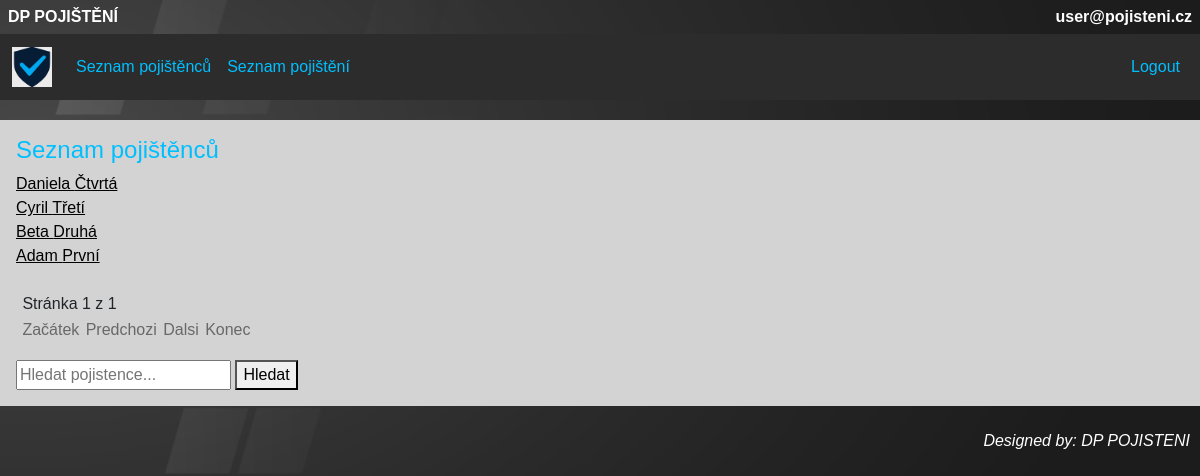
The page /pojistenci/pojistenec_index/ (signed in) on the database its author committed.
### pojistenci/models.py (models this page shows, shortened)
class Uzivatel(AbstractBaseUser):
    email = models.EmailField(max_length=300, unique=True)
    is_admin = models.BooleanField(default=False)
    class Meta:
        verbose_name = "uživatel"
        verbose_name_plural = "uživatelé"
    objects = UzivatelManager()
    USERNAME_FIELD = "email"

class Pojistenec(models.Model):
    jmeno = models.CharField(max_length=100, validators=[text_validator, min_length_validator, max_length_validator])
    prijmeni = models.CharField(max_length=100, validators=[text_validator, min_length_validator, max_length_validator])
    email = models.EmailField(max_length=100, validators=[EmailValidator(), max_length_validator])
    telefon = models.CharField(max_length=22, validators=[telefon_validator])
    ulice = models.CharField(max_length=100, validators=[alphanum_space_dash_validator, min_length_validator, max_length_validator])
    cislo = models.CharField(max_length=100, validators=[alphanum_space_dash_validator, max_length_validator])
    mesto = models.CharField(max_length=100, validators=[alphanum_space_dash_validator, min_length_validator, max_length_validator])
    psc = models.CharField(max_length=6, validators=[psc_validator])
    class Meta:
        verbose_name = "Pojištěnec"
        verbose_name_plural = "Pojištěnci"

### pojistenci/views.py (the view)
# urls.py: path("pojistenec_index/", views.PojistenecIndex.as_view(), name="pojistenec_index"),
class PojistenecIndex(LoginRequiredMixin, generic.ListView):
    model = Pojistenec
    template_name = "pojistenci/pojistenec_index.html"  # cesta k šabloně ze složky templates (je možné sdílet mezi aplikacemi)
    context_object_name = "seznam_pojistencu"  # pod tímto jménem budeme volat seznam objektů v šabloně
    paginate_by = 10
    def get_queryset(self):
        return Pojistenec.objects.all().order_by("-id")

### pojistenci/templates/pojistenci/pojistenec_index.html
{% extends "base.html" %}
{% block content %}
<h4>Seznam pojištěnců</h4>
{% for pojistenec in seznam_pojistencu %}
<a href="{% url 'pojistenec_detail' pojistenec.id %}" class="list_of_items">
    {{ pojistenec.jmeno }} {{ pojistenec.prijmeni }}
</a><br>
{% empty %}
<p>Žádní pojištěnci nebyli nalezeni.</p>
{% endfor %}
<br>
<span class="number_of_pages"> Stránka {{ page_obj.number }} z {{ page_obj.paginator.num_pages }} </span>
<nav class="flex_box_page">
    <ul class="pagination">
        {% if page_obj.number == 1 %}
        <li><span class="nav_page_item disabled">Začátek</span></li>
        {% else %}
        <li><a href="?page={{ page_obj.paginator.start_index }}" class="nav_page_item">Začátek</a></li>
        {% endif %}
        {% if page_obj.has_previous %}
        <li><a href="?page={{ page_obj.previous_page_number }}" class="nav_page_item">Predchozi</a></li>
        {% else %}
        <li><span class="nav_page_item disabled">Predchozi</span></li>
        {% endif %}
        {% if page_obj.has_next %}
        <li><a href="?page={{ page_obj.next_page_number }}" class="nav_page_item">Dalsi</a></li>
        {% else %}
        <li><span class="nav_page_item disabled">Dalsi</span></li>
        {% endif %}
        {% if page_obj.number == page_obj.paginator.num_pages %}
        <li><span class="nav_page_item disabled">Konec</span></li>
        {% else %}
        <li><a href="?page={{ page_obj.paginator.num_pages }}" class="nav_page_item">Konec</a></li>
        {% endif %}
    </ul>
</nav>
<form method="get" action="{% url 'pojistenec_search' %}">
    <input type="text" name="q" value="{{ query }}" placeholder="Hledat pojistence...">
    <button type="submit">Hledat</button>
</form>
{% endblock %}

### pojistenci/templates/base.html (shortened to what this page needs)
<!DOCTYPE html>
<html lang="cs">
<head>
    {% load static %}
    <link rel="stylesheet" href="{% static 'css/bootstrap.min.css' %}" type = "text/css"/>
    <link rel="stylesheet" href="{% static 'css/style.css' %}" type="text/css">
    </head>
<body>
<header>
    <div class="flex_box_header">
        <div class="nav_item_header">DP POJIŠTĚNÍ</div>
        <div class="nav_item_header">{{request.user.email}}</div>
    </div>
</header>
<nav class="navbar navbar-expand-md navbar-dark bg-custom-dark">
  <div class="container-fluid d-flex align-items-center">
    <a class="navbar-brand me-3" href="/">
      <img src="{% static 'logo.png' %}" alt="Logo" height="40">
    </a>
    <div class="collapse navbar-collapse" id="mainNavbar">
      <ul class="navbar-nav me-auto">
        {% if user.is_authenticated %}
        <li class="nav-item">
          <a class="nav-link" href="{% url 'pojistenec_index' %}">Seznam pojištěnců</a>
        </li>
        <li class="nav-item">
          <a class="nav-link" href="{% url 'pojisteni_index' %}">Seznam pojištění</a>
        </li>
        {% endif %}
      </ul>
      <ul class="navbar-nav ms-auto">
        {% if user.is_authenticated %}
        <li class="nav-item">
          <a class="nav-link" href="{% url 'logout' %}">Logout</a>
        </li>
        {% endif %}
      </ul>
    </div>
  </div>
</nav>
    <div class="content">
    {% block content %}
    {% endblock %}
    </div>
    <footer>
       Designed by: DP POJISTENI
    </footer>
</body>
</html>

### pojistenci/static/css/style.css (style rules this page uses)
* { box-sizing: border-box; }
body { margin: 0; font-family: sans-serif; background-image: url('/static/pojistenci/body.png'); background-size: cover; background-position: center; background-repeat: no-repeat; background-attachment: fixed; }
.bg-custom-dark { background-color: #2c2c2c !important; }
h4 { color: #00BFFF; }
.navbar-nav .nav-link { color: #00BFFF !important; }
.list_of_items { color: black; }
.number_of_pages { padding: 0rem 0.4rem; }
.flex_box_page { display: flex; justify-content: space-between; align-items: center; padding: 0.1rem 0.2rem; background-color: lightgrey; }
.nav_page_item { color: black; background-color: lightgrey; text-decoration: none; padding: 0.2rem }
.nav_page_item.disabled { opacity: 0.5; cursor: not-allowed; pointer-events: none; background-color: lightgrey; }
header { padding: 0.1rem; }
.flex_box_header { display: flex; justify-content: space-between; align-items: center; padding: 0.1rem 0.2rem; }
.nav_item_header { color: white; padding: 0.1rem 0.2rem; font-weight: bold; border-radius: 4px; }
nav { padding: 0.2rem; }
.content { width: 100%; margin: auto; margin-top: 20px; margin-bottom: 20px; background-color: lightgrey; padding: 1rem; flex: 1; }
footer { color: white; font-style: italic; width: 100%; height: 30px; text-align: right; line-height: 30px; vertical-align: middle; padding-right: 10px; }

### rows shown on the page
Uzivatel: user.email "user@pojisteni.cz"
Pojistenec: jmeno "Daniela", prijmeni "Čtvrtá"
Pojistenec: jmeno "Cyril", prijmeni "Třetí"
Pojistenec: jmeno "Beta", prijmeni "Druhá"
Pojistenec: jmeno "Adam", prijmeni "První"

### other values the page prints
{{ page_obj.number }} "1"
{{ page_obj.paginator.num_pages }} "1"
